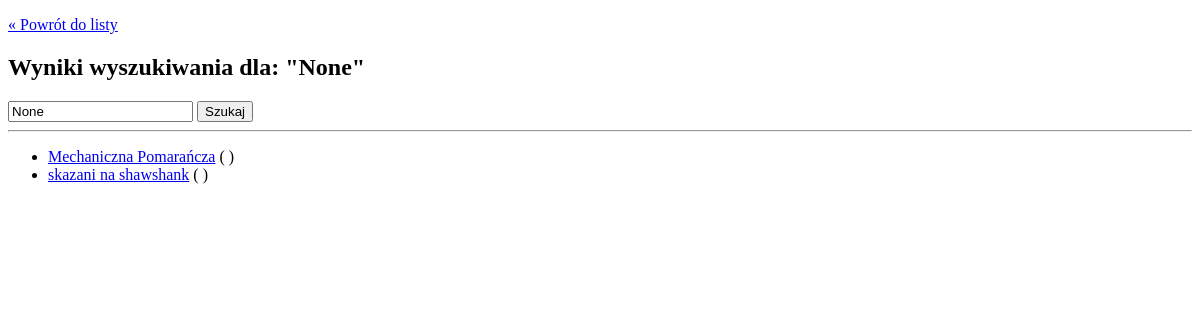
The app's page /wypozyczalnia_filmow/html/filmy/szukaj/, older data.
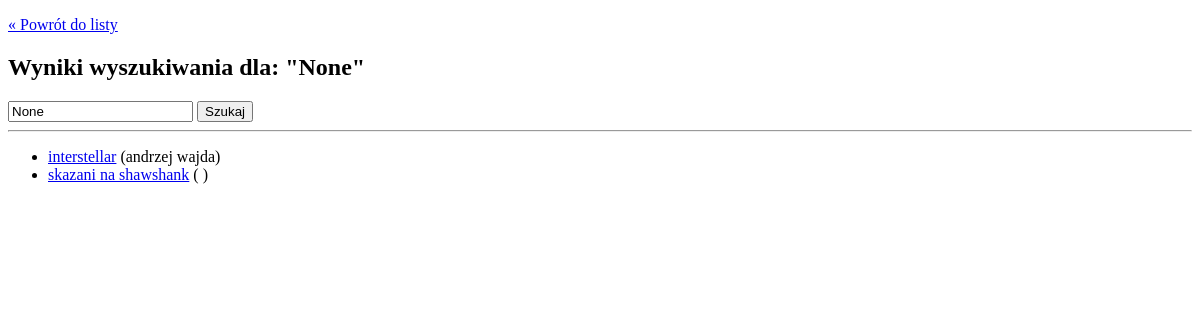
The same page, newer data.
### wypozyczalnia_filmow/models.py (models this page shows, shortened)
class Film(models.Model):
    tytul = models.CharField(max_length=168)
    miesiac_premiery = models.IntegerField(choices=MIESIACE.choices, default=MIESIACE.Styczeń)
    format_filmu = models.CharField(max_length=1, choices=FORMAT_FILMU, default='D')
    rezyser = models.ForeignKey(Rezyser, null=True, blank=True, on_delete=models.SET_NULL)
    gatunek = models.ForeignKey(Gatunek, null=True, blank=True, on_delete=models.SET_NULL)
    dostepne_kopie = models.PositiveIntegerField(default=1)
    class Meta:
        ordering = ['tytul']
        verbose_name = "Film"
        verbose_name_plural = "Filmy"
        constraints = [
            models.CheckConstraint(condition=models.Q(dostepne_kopie__gte=0), name='kopie_nieujemne'),
        ]

class Rezyser(models.Model):
    imie = models.CharField(max_length=50)
    nazwisko = models.CharField(max_length=50)
    kraj = models.CharField(max_length=2, help_text="Kod kraju, np. PL, US, GB")
    class Meta:
        ordering = ['nazwisko', 'imie']
        verbose_name = "Reżyser"
        verbose_name_plural = "Reżyserzy"
        constraints = [
            UniqueConstraint(fields=['imie', 'nazwisko'], name='unique_rezyser_name')
        ]

### wypozyczalnia_filmow/views.py (the view)
# urls.py: path('html/filmy/szukaj/', views.film_search, name='film-search-html'),
def film_search(request):
    query = request.GET.get('q')
    if query:
        filmy = Film.objects.filter(tytul__icontains=query)
    else:
        filmy = Film.objects.all()
    return render(request, 'wypozyczalnia_filmow/film/search.html', {'filmy': filmy, 'query': query})

### wypozyczalnia_filmow/templates/wypozyczalnia_filmow/film/search.html (shortened to what this page needs)
<!DOCTYPE html>
<html lang="pl">
<head>
</head>
<body>
    <p><a href="{% url 'film-list-html' %}">« Powrót do listy</a></p>
    <h2>Wyniki wyszukiwania dla: "{{ query }}"</h2>
    <form method="GET" action="{% url 'film-search-html' %}">
        <input type="text" name="q" value="{{ query }}" placeholder="Wpisz tytuł...">
        <button type="submit">Szukaj</button>
    </form>
    <hr>
    <ul>
        {% for f in filmy %}
            <li>
                <a href="{% url 'film-detail-html' f.id %}">{{ f.tytul }}</a>
                ({{ f.rezyser.imie }} {{ f.rezyser.nazwisko }})
            </li>
        {% empty %}
            <li>Nie znaleziono filmów pasujących do zapytania.</li>
        {% endfor %}
    </ul>
</body>
</html>

Row changes from the older to the newer data that the page shows:
removed Film: tytul "Mechaniczna Pomarańcza"
added Film: tytul "interstellar", rezyser.imie "andrzej", rezyser.nazwisko "wajda"
